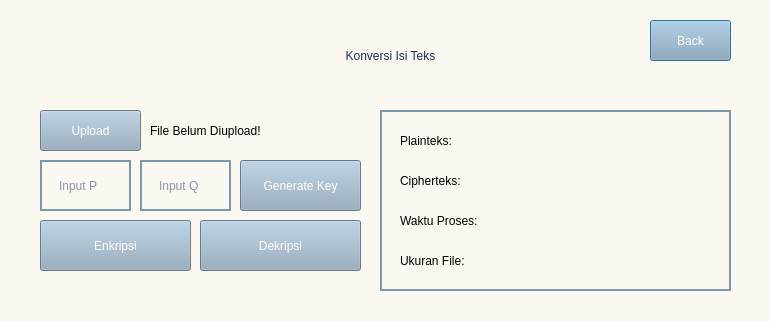
<?xml version="1.0" encoding="UTF-8"?>
<ui version="4.0">
 <class>Dialog</class>
 <widget class="QDialog" name="Dialog">
  <property name="geometry">
   <rect>
    <x>0</x>
    <y>0</y>
    <width>770</width>
    <height>321</height>
   </rect>
  </property>
  <property name="windowTitle">
   <string>Dialog</string>
  </property>
  <property name="styleSheet">
   <string notr="true">background-color: 
#FBF8F1
;</string>
  </property>
  <widget class="QPushButton" name="backButton">
   <property name="geometry">
    <rect>
     <x>650</x>
     <y>20</y>
     <width>81</width>
     <height>41</height>
    </rect>
   </property>
   <property name="styleSheet">
    <string notr="true">QPushButton{ 
	background-color: #92A9BD; color:#FFFFFF;
font: 17pt &quot;Mulish&quot;;color:#fff; 
	border-radius: 13.25760269165039px;
}

 QPushButton:hover {
	background-color: #7C99AC; color:#FFFFFF;
font: 17pt &quot;Mulish&quot;;color:#fff; 
	border-radius: 13.25760269165039px;
 }</string>
   </property>
   <property name="text">
    <string>Back</string>
   </property>
  </widget>
  <widget class="QLabel" name="hasil_3">
   <property name="geometry">
    <rect>
     <x>400</x>
     <y>200</y>
     <width>301</width>
     <height>41</height>
    </rect>
   </property>
   <property name="styleSheet">
    <string notr="true">font: 18pt &quot;Mulish&quot;;color:#000; </string>
   </property>
   <property name="text">
    <string>Waktu Proses:</string>
   </property>
  </widget>
  <widget class="QLabel" name="hasil">
   <property name="geometry">
    <rect>
     <x>400</x>
     <y>120</y>
     <width>301</width>
     <height>41</height>
    </rect>
   </property>
   <property name="styleSheet">
    <string notr="true">font: 18pt &quot;Mulish&quot;;color:#000; </string>
   </property>
   <property name="text">
    <string>Plainteks:</string>
   </property>
  </widget>
  <widget class="QLabel" name="label_2">
   <property name="geometry">
    <rect>
     <x>220</x>
     <y>30</y>
     <width>341</width>
     <height>51</height>
    </rect>
   </property>
   <property name="styleSheet">
    <string notr="true">font: 20pt &quot;Mulish&quot;;color:#1D2D5E; </string>
   </property>
   <property name="text">
    <string>Konversi Isi Teks</string>
   </property>
   <property name="alignment">
    <set>Qt::AlignCenter</set>
   </property>
  </widget>
  <widget class="QLabel" name="hasil_4">
   <property name="geometry">
    <rect>
     <x>400</x>
     <y>240</y>
     <width>301</width>
     <height>41</height>
    </rect>
   </property>
   <property name="styleSheet">
    <string notr="true">font: 18pt &quot;Mulish&quot;;color:#000; </string>
   </property>
   <property name="text">
    <string>Ukuran File:</string>
   </property>
  </widget>
  <widget class="QFrame" name="frame">
   <property name="geometry">
    <rect>
     <x>380</x>
     <y>110</y>
     <width>351</width>
     <height>181</height>
    </rect>
   </property>
   <property name="styleSheet">
    <string notr="true">font: 15pt &quot;Mulish&quot;;color:#1D2D5E; 
height: 47.76695251464844px;
width: 376.5159912109375px;
left: 538px;
top: 229px;
border-radius: 13.25760269165039px;
border:2px solid #7C99AC;
padding-left:15px;</string>
   </property>
   <property name="frameShape">
    <enum>QFrame::StyledPanel</enum>
   </property>
   <property name="frameShadow">
    <enum>QFrame::Raised</enum>
   </property>
  </widget>
  <widget class="QLineEdit" name="nilaip">
   <property name="geometry">
    <rect>
     <x>40</x>
     <y>160</y>
     <width>91</width>
     <height>51</height>
    </rect>
   </property>
   <property name="styleSheet">
    <string notr="true">font: 15pt &quot;Mulish&quot;;color:#1D2D5E; 
height: 47.76695251464844px;
width: 376.5159912109375px;
left: 538px;
top: 229px;
border-radius: 13.25760269165039px;
border:2px solid #7C99AC;
padding-left:15px;</string>
   </property>
   <property name="text">
    <string/>
   </property>
   <property name="placeholderText">
    <string>Input P</string>
   </property>
  </widget>
  <widget class="QPushButton" name="encryptB">
   <property name="geometry">
    <rect>
     <x>40</x>
     <y>220</y>
     <width>151</width>
     <height>51</height>
    </rect>
   </property>
   <property name="styleSheet">
    <string notr="true">QPushButton{ 
	background-color: #92A9BD; color:#FFFFFF;
font: 17pt &quot;Mulish&quot;;color:#fff; 
	border-radius: 13.25760269165039px;
}

 QPushButton:hover {
	background-color: #7C99AC; color:#FFFFFF;
font: 17pt &quot;Mulish&quot;;color:#fff; 
	border-radius: 13.25760269165039px;
 }</string>
   </property>
   <property name="text">
    <string>Enkripsi</string>
   </property>
  </widget>
  <widget class="QLabel" name="hasil_2">
   <property name="geometry">
    <rect>
     <x>400</x>
     <y>160</y>
     <width>301</width>
     <height>41</height>
    </rect>
   </property>
   <property name="styleSheet">
    <string notr="true">font: 18pt &quot;Mulish&quot;;color:#000; </string>
   </property>
   <property name="text">
    <string>Cipherteks:</string>
   </property>
  </widget>
  <widget class="QLineEdit" name="nilaiq">
   <property name="geometry">
    <rect>
     <x>140</x>
     <y>160</y>
     <width>91</width>
     <height>51</height>
    </rect>
   </property>
   <property name="styleSheet">
    <string notr="true">font: 15pt &quot;Mulish&quot;;color:#1D2D5E; 
height: 47.76695251464844px;
width: 376.5159912109375px;
left: 538px;
top: 229px;
border-radius: 13.25760269165039px;
border:2px solid #7C99AC;
padding-left:15px;</string>
   </property>
   <property name="text">
    <string/>
   </property>
   <property name="placeholderText">
    <string>Input Q</string>
   </property>
  </widget>
  <widget class="QPushButton" name="uploadButton">
   <property name="geometry">
    <rect>
     <x>40</x>
     <y>110</y>
     <width>101</width>
     <height>41</height>
    </rect>
   </property>
   <property name="styleSheet">
    <string notr="true">QPushButton{ 
	background-color: #92A9BD; color:#FFFFFF;
font: 17pt &quot;Mulish&quot;;color:#fff; 
	border-radius: 13.25760269165039px;
}

 QPushButton:hover {
	background-color: #7C99AC; color:#FFFFFF;
font: 17pt &quot;Mulish&quot;;color:#fff; 
	border-radius: 13.25760269165039px;
 }</string>
   </property>
   <property name="text">
    <string>Upload</string>
   </property>
  </widget>
  <widget class="QPushButton" name="decryptB">
   <property name="geometry">
    <rect>
     <x>200</x>
     <y>220</y>
     <width>161</width>
     <height>51</height>
    </rect>
   </property>
   <property name="styleSheet">
    <string notr="true">QPushButton{ 
	background-color: #92A9BD; color:#FFFFFF;
font: 17pt &quot;Mulish&quot;;color:#fff; 
	border-radius: 13.25760269165039px;
}

 QPushButton:hover {
	background-color: #7C99AC; color:#FFFFFF;
font: 17pt &quot;Mulish&quot;;color:#fff; 
	border-radius: 13.25760269165039px;
 }</string>
   </property>
   <property name="text">
    <string>Dekripsi</string>
   </property>
  </widget>
  <widget class="QLabel" name="fileName">
   <property name="geometry">
    <rect>
     <x>150</x>
     <y>110</y>
     <width>211</width>
     <height>41</height>
    </rect>
   </property>
   <property name="styleSheet">
    <string notr="true">font: 18pt &quot;Mulish&quot;;color:#000; </string>
   </property>
   <property name="text">
    <string>File Belum Diupload!</string>
   </property>
  </widget>
  <widget class="QPushButton" name="genButton">
   <property name="geometry">
    <rect>
     <x>240</x>
     <y>160</y>
     <width>121</width>
     <height>51</height>
    </rect>
   </property>
   <property name="styleSheet">
    <string notr="true">QPushButton{ 
	background-color: #92A9BD; color:#FFFFFF;
font: 17pt &quot;Mulish&quot;;color:#fff; 
	border-radius: 13.25760269165039px;
}

 QPushButton:hover {
	background-color: #7C99AC; color:#FFFFFF;
font: 17pt &quot;Mulish&quot;;color:#fff; 
	border-radius: 13.25760269165039px;
 }</string>
   </property>
   <property name="text">
    <string>Generate Key</string>
   </property>
  </widget>
  <zorder>frame</zorder>
  <zorder>backButton</zorder>
  <zorder>hasil_3</zorder>
  <zorder>hasil</zorder>
  <zorder>label_2</zorder>
  <zorder>hasil_4</zorder>
  <zorder>nilaip</zorder>
  <zorder>encryptB</zorder>
  <zorder>hasil_2</zorder>
  <zorder>nilaiq</zorder>
  <zorder>uploadButton</zorder>
  <zorder>decryptB</zorder>
  <zorder>fileName</zorder>
  <zorder>genButton</zorder>
 </widget>
 <resources/>
 <connections/>
</ui>
